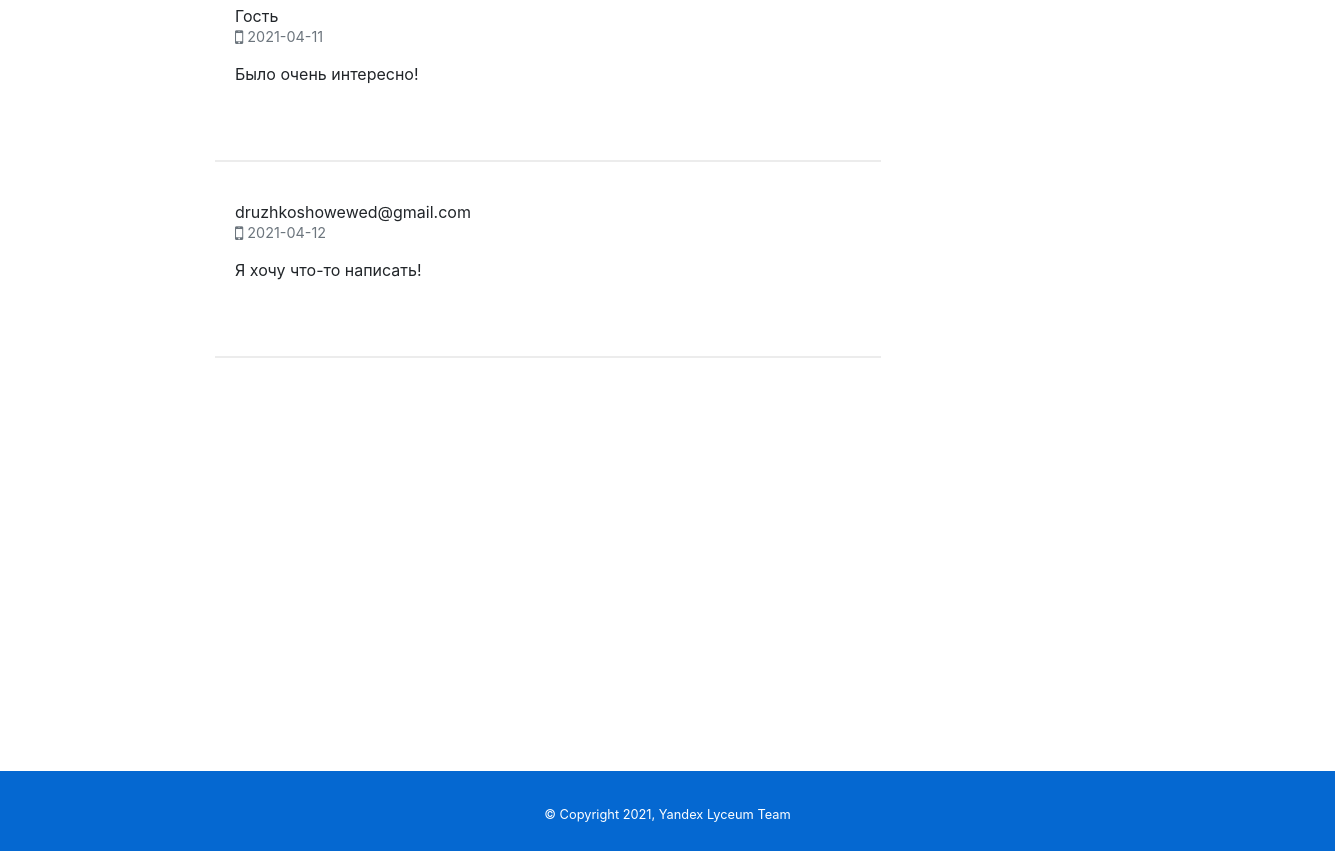
The app's page /film-info?id=1 (lower part), older data.
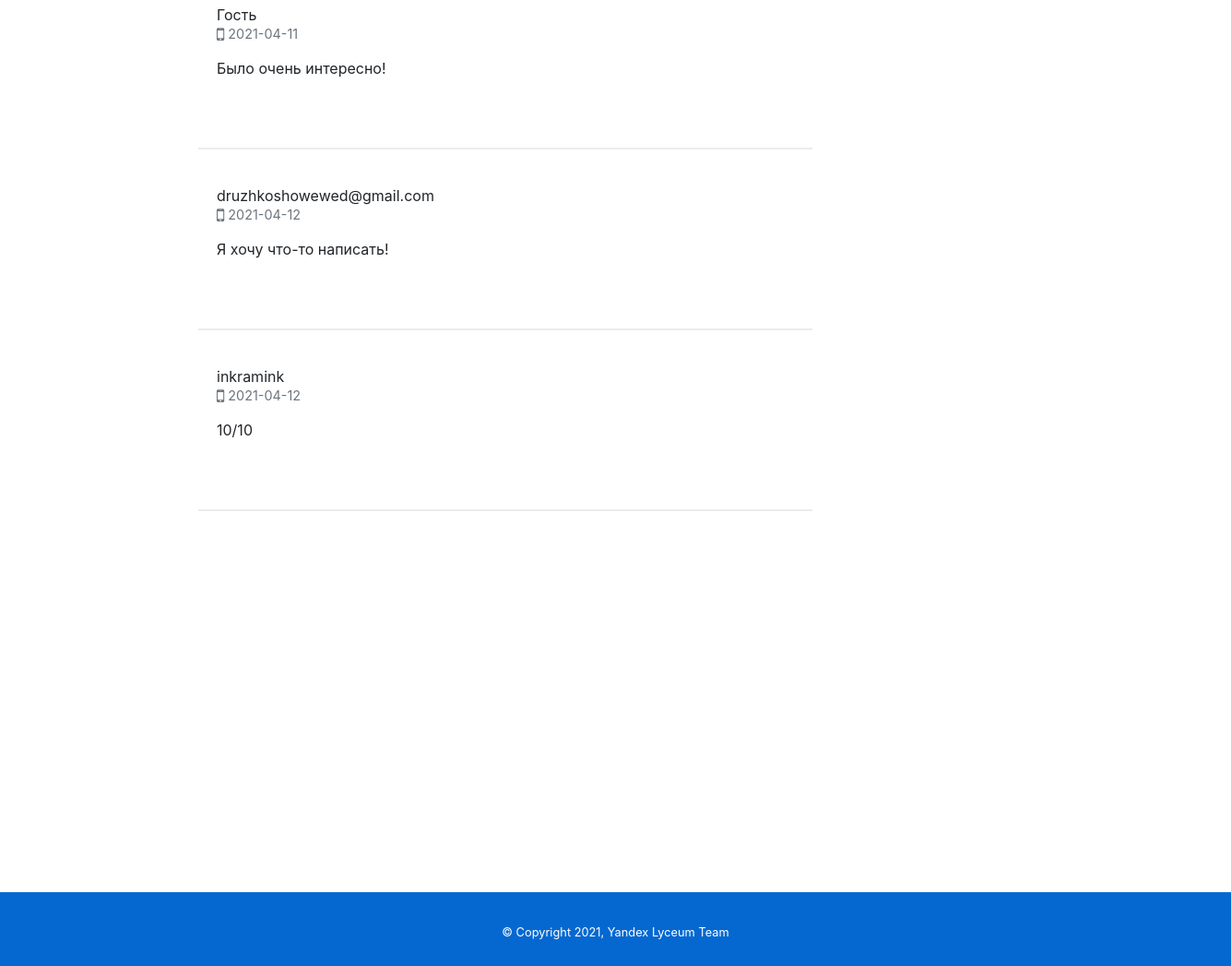
The same page, newer data.
### data/review.py (models this page shows)
class Review(SqlAlchemyBase):
    __tablename__ = 'comms'
    id = sqlalchemy.Column(sqlalchemy.Integer, primary_key=True, autoincrement=True)
    name = sqlalchemy.Column(sqlalchemy.String, nullable=False)
    date = sqlalchemy.Column(sqlalchemy.Text, nullable=False)
    comment = sqlalchemy.Column(sqlalchemy.Text, nullable=False)
    film_id = sqlalchemy.Column(sqlalchemy.Integer, nullable=False)

### main.py (the view, shortened to what this page needs)
@app.route('/film-info', methods=['GET', 'POST'])
def film_info():
    form = ReviewForm()
    db_sess = db_session.create_session()
    film_id = request.args.get('id')
    reviews = db_sess.query(Review).filter_by(film_id=film_id).all()
    result = db_sess.query(Films).all()[int(film_id) - 1]
    return render_template('film_info.html', result=result, reviews=reviews, form=form)

### data/db_session.py (called while the page is built)
def create_session() -> Session:
    global __factory
    return __factory()

### templates/film_info.html (shortened to what this page needs)
{% extends "base.html" %}
{% block content %}
<link rel="stylesheet" href="https://cdnjs.cloudflare.com/ajax/libs/font-awesome/4.7.0/css/font-awesome.min.css" />
<link href="{{ url_for('static', filename='css/comment_section_style.css') }}" rel='stylesheet'>
<br><br><br>
<section class="container">
{% for i in reviews %}
<div class="row">
    <div class="panel">
        <div class="panel-body">
            <div class="media-block">
                <div class="media-body">
                    <div class="mar-btm">
                        <a class="btn-link text-semibold media-heading box-inline">{{i.name}}</a>
                        <p class="text-muted text-sm"><i class="fa fa-mobile fa-lg"></i>   {{i.date}}</p>
                    </div>
                        <p>{{i.comment}}</p>
                    <div class="pad-ver">
                    </div>
                </div>
            </div>
        </div>
    </div>
</div>
{% endfor %}
</section>
{% endblock %}

Row changes from the older to the newer data that the page shows:
added Review: name "inkramink", date "2021-04-12", comment "10/10"
